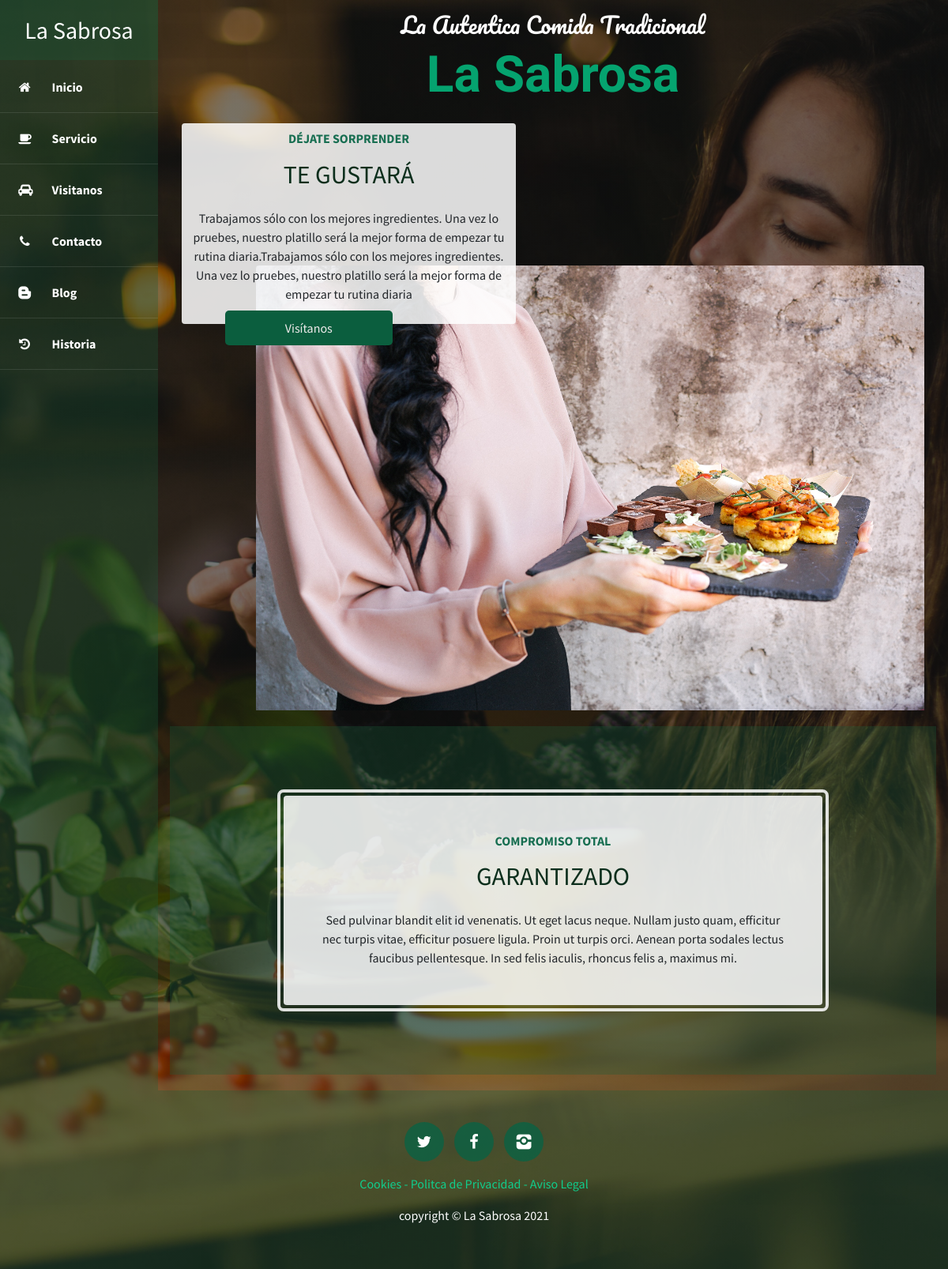
The page / on the database its author committed.
### core/models.py (models this page shows, shortened)
class Page(models.Model):
    title = models.CharField(verbose_name="Título", max_length=200)
    content = RichTextField(verbose_name="Contenido")
    created = models.DateTimeField(auto_now_add=True, verbose_name="Fecha de creación")
    updated = models.DateTimeField(auto_now=True, verbose_name="Fecha de edición")
    class Meta:
        verbose_name="página"
        verbose_name_plural="páginas"

### core/views.py (the view)
# urls.py: path('',views.home,name='home'),
def home(request):
    return render(request, 'core/home.html')

### core/templatetags/pages_extra.py (called while the page is built)
@register.simple_tag
def get_pages():
    pages=Page.objects.all()
    return pages

### core/templates/core/home.html (shortened to what this page needs)
{% extends 'core/base.html' %}
{% load static %}
 {% block content%}
<div class="contenido">
  <section class="page-section clearfix">
    <div class="container">
      <div class="intro">
        <div class="intro-text left-5 text-center bg-faded rounded">
          <h2 class="section-heading mb-4">
            <span class="section-heading-upper">Déjate sorprender</span>
            <span class="section-heading-lower">Te gustará</span>
          </h2>
          <p class="mb-3">
            Trabajamos sólo con los mejores ingredientes. Una vez lo pruebes,
            nuestro platillo será la mejor forma de empezar tu rutina
            diaria.Trabajamos sólo con los mejores ingredientes. Una vez lo
            pruebes, nuestro platillo será la mejor forma de empezar tu rutina
            diaria
          </p>
          <a class="intro-button" href="{% url 'visit'%}">Visítanos</a>
        </div>
        <img
          class="intro-img img-fluid mb-3 mb-lg-0 rounded"
          src="{% static  'core/img/sasha-img.jpg'%}"
          alt=""
        />
      </div>
    </div>
  </section>
  <section class="page-section cta">
    <div class="container">
      <div class="row">
        <div class="col-xl-9 mx-auto">
          <div class="cta-inner text-center rounded">
            <h2 class="section-heading mb-4">
              <span class="section-heading-upper">Compromiso total</span>
              <span class="section-heading-lower">Garantizado</span>
            </h2>
            <p class="mb-0">
              Sed pulvinar blandit elit id venenatis. Ut eget lacus neque.
              Nullam justo quam, efficitur nec turpis vitae, efficitur posuere
              ligula. Proin ut turpis orci. Aenean porta sodales lectus faucibus
              pellentesque. In sed felis iaculis, rhoncus felis a, maximus mi.
            </p>
          </div>
        </div>
      </div>
    </div>
  </section>
</div>
{% endblock %}

### core/templates/core/base.html (shortened to what this page needs)
<!DOCTYPE html>
<html lang="es">
  <head>
    {% load static %}
    <link rel="stylesheet" href="{% static '/core/css/bootstrap.min.css'%}" />
    <link rel="stylesheet" href="{% static 'core/css/fontello.css'%}" />
    <link rel="stylesheet" href="{% static 'core/css/styles.css'%}" />
  </head>
  <body>
    <div class="container-fluid">
      <div class="row">
        <div class="barra-lateral col-12 col-sm-auto">
          <div class="logo">
            <h2>La Sabrosa</h2>
          </div>
          <div class="menu d-flex d-sm-block justify-content-center flex-wrap">
            <a href="{% url 'home'%}">
              <i class="icon-home"></i>
              <span>Inicio</span>
            </a>
            <a href="{% url 'services'%}">
              <i class="icon-coffee"></i>
              <span>Servicio</span>
            </a>
            <a href="{% url 'visit'%}">
              <i class="icon-cab"></i>
              <span>Visitanos</span>
            </a>
            <a href="{% url 'contact'%}">
              <i class="icon-phone"></i>
              <span>Contacto</span>
            </a>
            <a href="{% url 'blog'%}">
              <i class="icon-blogger"></i>
              <span>Blog</span>
            </a>
            <a href="{% url 'history'%}">
              <i class="icon-history"></i>
              <span>Historia</span>
            </a>
          </div>
        </div>
        <main class="main col">
          <div class="row marca">
            <div class="titulos col-12">
              <h3>La Autentica Comida Tradicional</h3>
              <h2>La Sabrosa</h2>
            </div>
          </div>
          <div class="row">
            <div class="col-lg-12">
              {% block content%}
              {% endblock %}
            </div>
          </div>
        </main>
      </div>
    </div>
    <footer class="footer">
      <div class="container">
        <div class="row footer-icon justify-content-center">
          <p class="col-auto">
            <a href="#" class="icono">
              <i class="icon-twitter"></i>
            </a>
            <a href="#" class="icono">
              <i class="icon-facebook"></i>
            </a>
            <a href="#" class="icono">
              <i class="icon-instagram"></i>
            </a>
          </p>
          <p class="col-auto link">
            {% load pages_extra %}
			{% get_pages as pages %}
			{% for page in pages %}
            <a href="{%  url 'other' page.id  %}" class="link">{{ page.title }}</a>
            {% if not forloop.last %} - {% endif %}
			{% endfor %}
          </p>
          <p class="col-auto copy">copyright &copy; La Sabrosa 2021</p>
        </div>
      </div>
    </footer>
  </body>
</html>

### core/static/core/css/styles.css (style rules this page uses)
body { font-family: 'Source Sans Pro', sans-serif; background: linear-gradient(rgba(2, 5, 4, 0.507), rgba(1, 2, 1, 0.466)), url("../img/bg-font.jpg"); background-attachment: fixed; background-position: center; background-size: cover; }
.barra-lateral { background: #1c5c3c50; color: #fff; min-width: 200px; min-height: auto; padding: 0; }
.barra-lateral a { color: #fff; }
.barra-lateral .logo { background: #1c5c3c50; margin-bottom: 2px; }
.barra-lateral .logo h2 { font-size: 30px; font-family: 'Source Sans Pro', sans-serif; padding: 20px 0; text-align: center; font-weight: 400; margin: 0; }
.barra-lateral .menu a { display: block; padding: 20px 0; font-family: 'Source Sans Pro',sans-serif; font-weight: 700; border-bottom: 1px solid rgba(255,255,255,.1); }
.barra-lateral .menu a i { margin-right: 20px; margin-left: 20px; font-weight: normal; }
.marca { text-align: center; margin: 15px; }
.marca .titulos { text-align: center; }
.marca .titulos h3 { font-family: 'Pacifico'; font-weight: 400; color: #fff; }
.marca .titulos h2 { font-family: 'Ranga'; font-weight: 700; color: rgb(5, 163, 111); font-size: 4rem; }
.page-section { margin-top: 0; margin-bottom: 0; }
.section-heading { text-transform: uppercase; }
.section-heading .section-heading-upper { display: block; font-size: 1rem; font-weight: 700; padding-bottom:1rem; color: #176e51; }
.section-heading .section-heading-lower { display: block; font-size: 2rem; font-weight: 400; color: #0b2e1c; padding: 0; }
.bg-faded { background-color: rgba(255, 255, 255, 0.85); }
.intro { position: relative; }
@media (min-width: 992px) { .intro .intro-img { width: 90%; float: right; margin-top: 180px; padding-bottom: 20px; } }
@media (min-width: 992px) { .intro .intro-text { width: 100%; margin-top: 0; position: absolute; padding: 10px; } }
@media (min-width: 992px) { .intro .intro-text .intro-button { background: #0b5e3e; color: #eeebeb; border-radius: 5px; text-decoration: none; padding: 10px; margin: 5px; border: none; width: 50%; left: 50px; position: absolute; bottom: -2rem; } }
@media (min-width: 1200px) { .intro .intro-text { width: 45%; } }
.cta { margin-bottom: 20px; padding-top: 5rem; padding-bottom: 5rem; background-color: #1c5c3c50; }
.cta .cta-inner { position: relative; padding: 3rem; margin: 0.5rem; background-color: rgba(255, 255, 255, 0.85); }
.cta .cta-inner:before { border-radius: 0.5rem; content: ''; position: absolute; top: -0.5rem; bottom: -0.5rem; left: -0.5rem; right: -0.5rem; border: 0.25rem solid rgba(255, 255, 255, 0.85); }
.footer { background: #1c5c3c50; }
.footer-icon { padding: 40px 0; display: block; text-align: center; }
.footer-icon .icono { width: 50px; height: 50px; font-size: 20px; line-height: 50px; color: #fff; text-align: center; background: #066445bd; display: inline-block; margin: 0px 5px; text-decoration: none; border-radius: 50px; }
.footer-icon .link { color: #0ed492f3; text-decoration: none; }
.footer-icon .copy { color: #fff; }

### rows shown on the page
Page: title "Cookies"
Page: title "Politca de Privacidad"
Page: title "Aviso Legal"
